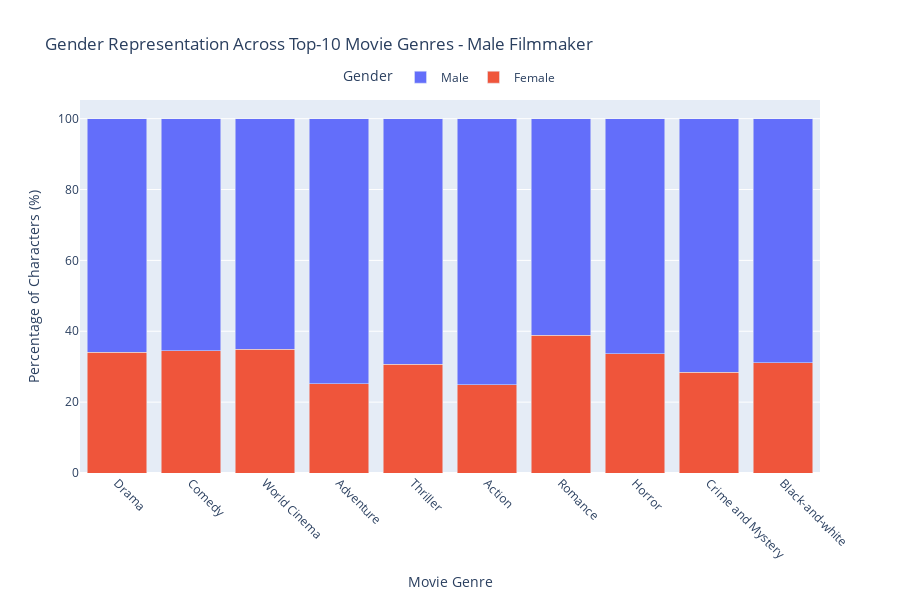
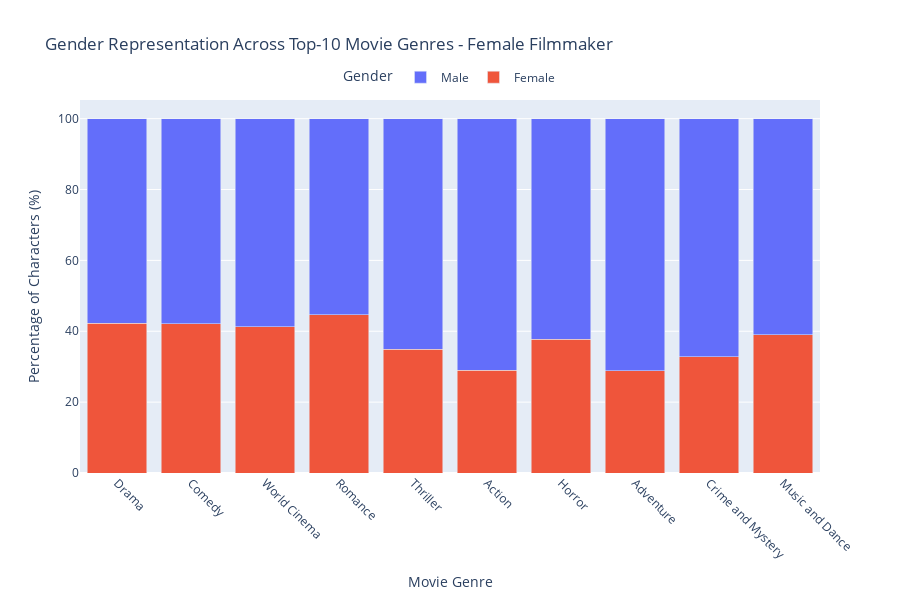

Source (notebook cell) for these figures, in order:
### Code cell
plot_top10_genres(movies_genres_M, "Male")
plot_top10_genres(movies_genres_F, "Female")

### Figure 1 — Plotly figure (JSON) as saved in the notebook; plotly's stock layout.template omitted (floating-point values rounded to 4 significant figures)
{"data": [{"marker": {"color": "#EF553B"}, "name": "Female", "type": "bar", "x": ["Drama", "Comedy", "World Cinema", "Adventure", "Thriller", "Action", "Romance", "Horror", "Crime and Mystery", "Black-and-white"], "y": [34.09, 34.45, 34.93, 25.21, 30.67, 24.87, 38.85, 33.67, 28.39, 31.07]}, {"marker": {"color": "#636EFA"}, "name": "Male", "type": "bar", "x": ["Drama", "Comedy", "World Cinema", "Adventure", "Thriller", "Action", "Romance", "Horror", "Crime and Mystery", "Black-and-white"], "y": [65.91, 65.55, 65.07, 74.79, 69.33, 75.13, 61.15, 66.33, 71.61, 68.93]}], "layout": {"barmode": "stack", "height": 600, "legend": {"orientation": "h", "title": {"text": "Gender"}, "x": 0.5, "xanchor": "center", "y": 1.1}, "title": {"text": "Gender Representation Across Top-10 Movie Genres - Male Filmmaker"}, "xaxis": {"tickangle": 45, "tickmode": "array", "ticktext": ["Drama", "Comedy", "World Cinema", "Adventure", "Thriller", "Action", "Romance", "Horror", "Crime and Mystery", "Black-and-white"], "tickvals": ["Drama", "Comedy", "World Cinema", "Adventure", "Thriller", "Action", "Romance", "Horror", "Crime and Mystery", "Black-and-white"], "title": {"text": "Movie Genre"}}, "yaxis": {"title": {"text": "Percentage of Characters (%)"}}}}

### Figure 2 — Plotly figure (JSON) as saved in the notebook; plotly's stock layout.template omitted (floating-point values rounded to 4 significant figures)
{"data": [{"marker": {"color": "#EF553B"}, "name": "Female", "type": "bar", "x": ["Drama", "Comedy", "World Cinema", "Romance", "Thriller", "Action", "Horror", "Adventure", "Crime and Mystery", "Music and Dance"], "y": [42.24, 42.07, 41.21, 44.64, 34.87, 28.97, 37.72, 28.85, 32.88, 39.07]}, {"marker": {"color": "#636EFA"}, "name": "Male", "type": "bar", "x": ["Drama", "Comedy", "World Cinema", "Romance", "Thriller", "Action", "Horror", "Adventure", "Crime and Mystery", "Music and Dance"], "y": [57.76, 57.93, 58.79, 55.36, 65.13, 71.03, 62.28, 71.15, 67.12, 60.93]}], "layout": {"barmode": "stack", "height": 600, "legend": {"orientation": "h", "title": {"text": "Gender"}, "x": 0.5, "xanchor": "center", "y": 1.1}, "title": {"text": "Gender Representation Across Top-10 Movie Genres - Female Filmmaker"}, "xaxis": {"tickangle": 45, "tickmode": "array", "ticktext": ["Drama", "Comedy", "World Cinema", "Romance", "Thriller", "Action", "Horror", "Adventure", "Crime and Mystery", "Music and Dance"], "tickvals": ["Drama", "Comedy", "World Cinema", "Romance", "Thriller", "Action", "Horror", "Adventure", "Crime and Mystery", "Music and Dance"], "title": {"text": "Movie Genre"}}, "yaxis": {"title": {"text": "Percentage of Characters (%)"}}}}
